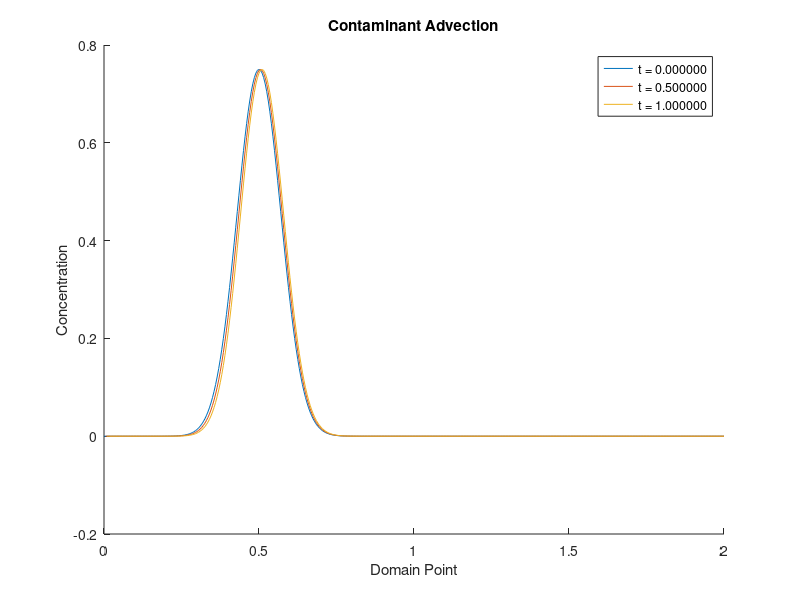

The MATLAB source for this figure:
function Advection()  
% -- PRELIMINARY SETUP --
        x_start = 0;
        x_step  = 0.005; % delta x
        x_end   = 2;
    
        t_start = 0;
        t_step = 0.5; % delta t
        t_end = 1;
        
        xVals = x_start : x_step : x_end;
        tVals = t_start : t_step : t_end;
        
        c = zeros(length(xVals), length(tVals));
        v = 1;
                       
        % c_t -> t = 0 (c_0)
        
        % Initial condition
        for x = 1 : length(xVals)
            c(x, 1) = 0.75 * exp(-((xVals(x) - 0.5)/0.1)^2);
        end

% ------------------------

        for t = 1 : length(tVals)-1
            % Wrap back around
            dt_x = v * (t_step / xVals(1));
            c(1, t+1) = c(1, t) - dt_x * (c(1,t) - c(length(xVals), t));
            
            for x = 2 : length(xVals)
                dt_x = v * (t_step / xVals(x));

                c(x, t+1) = c(x, t) - dt_x * (c(x, t) - c(x-1, t));     
            end
        end
        
        figure();        
        
        title('Contaminant Advection');
        xlabel('Domain Point'); 
        ylabel('Concentration'); 

        hold on;
        
        for t = 1 : length(tVals)
            plot(xVals, c(:, t));
        end

        legend(cellstr(num2str(tVals', 't = %f')));
        
        hold off;
    end